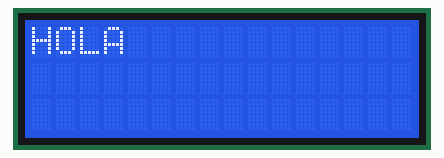
This program was run on a simulated ESP32-S3. Shown: 16×3 character LCD.

Above: at 0.1 s.
At 10.1 s:
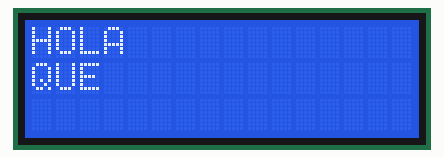
At 18.1 s:
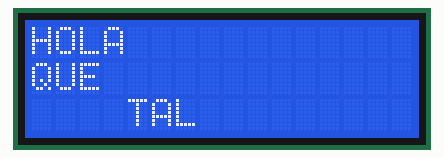
At 46.1 s:
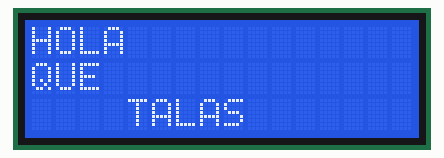
At 108.2 s:
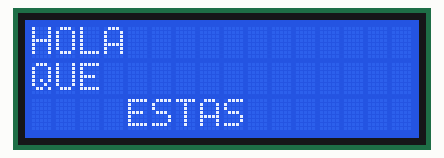

Measured:
- what the display in image 1 shows lasts 8.0 s, from 10.1 s to 18.1 s
- what the display in image 2 shows lasts 6.0 s, from 18.1 s to 24.1 s

The program:

main.cpp
```cpp
#include <LiquidCrystal_I2C.h>

// set the LCD number of columns and rows
int lcdColumns = 16;
int lcdRows = 3;

// set LCD address, number of columns and rows
// if you don't know your display address, run an I2C scanner sketch
LiquidCrystal_I2C lcd(0x27, lcdColumns, lcdRows);

void setup(){
  // initialize LCD
  lcd.init();
  // turn on LCD backlight
  lcd.backlight();
}

void loop(){
  // set cursor to first column, first row
  lcd.setCursor(0, 0);
  // print message
  lcd.print("HOLA");
  delay(10000);
  // clears the display to print new message
  //lcd.clear();
  // set cursor to first column, second row
  lcd.setCursor(0,1);
  lcd.print("QUE");
  delay(8000);
  //lcd.clear();

  lcd.setCursor(0,2);
  lcd.print("TAL");
  delay(6000);
  //lcd.clear();

  lcd.setCursor(0,3);
  lcd.print("ESTAS");
  delay(4000);
  //lcd.clear();
  }
```
